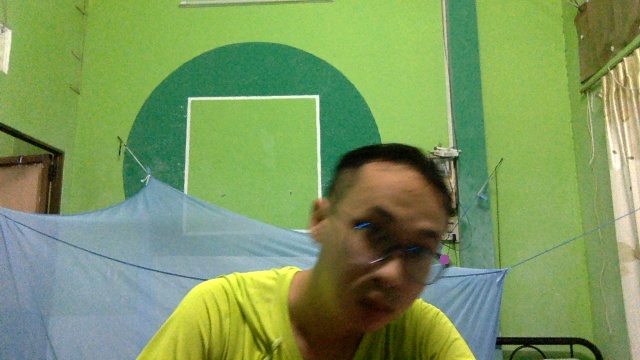
#> input picture Image/old_frame.jpg, 640 x 360 px
$ jupyter execute CheckShiTomasi.ipynb
#> lines starting #> are read from the running program, lines starting #| are printed output that depends on the picture
[cell 1]
import PIL as pil
from matplotlib import pyplot as plt
import numpy as np
import math
from datetime import datetime
import cv2

[cell 2]
# Define some common functions
def img2array(img):
    nrow = img.size[1]
    ncol = img.size[0]
    img_map = img.load()
    myarray = np.zeros([nrow,ncol,3], dtype=np.uint8)
    for i in range(nrow):
        for j in range(ncol):
            myarray[i,j,0] = img_map[j,i][0]
            myarray[i,j,1] = img_map[j,i][1]
            myarray[i,j,2] = img_map[j,i][2]
    return myarray

def rgb2gray(rgb):

    r, g, b = rgb[:,:,0], rgb[:,:,1], rgb[:,:,2]
    gray = 0.2989 * r + 0.5870 * g + 0.1140 * b

    return gray

feature_params = dict( maxCorners = 100,
                       qualityLevel = 0.3,
                       minDistance = 7,
                       blockSize = 7 )

# Parameters for lucas kanade optical flow
lk_params = dict( winSize = (15, 15),
                   maxLevel = 2,
                   criteria = (cv2.TERM_CRITERIA_EPS | cv2.TERM_CRITERIA_COUNT, 10, 0.03))

[cell 3]
orig_old = pil.Image.open("../../Image/old_frame.jpg")
#> orig_old is the input picture: PIL image 640x360 RGB; mean R, G, B 123.1, 151.2, 93.9
orig_new = pil.Image.open("../../Image/frame.jpg")
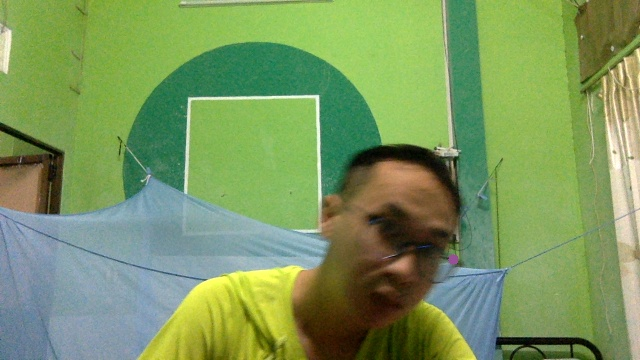
#> input picture Image/frame.jpg, 640 x 360 px
#> orig_new is the input picture: PIL image 640x360 RGB; mean R, G, B 123.3, 151.5, 94
oldimg = img2array(orig_old)
newimg = img2array(orig_new)
plt.imshow(oldimg)

[cell 4]
oldgray = rgb2gray(oldimg)
#> in rgb2gray, `r, g, b = rgb[:,:,0], rgb[:,:,1], rgb[:,:,2]`:
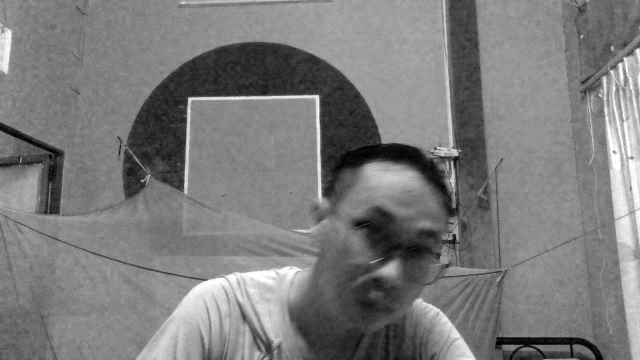
#> r: shape (360, 640); min 0, max 255, mean 123.1
#> in rgb2gray, `r, g, b = rgb[:,:,0], rgb[:,:,1], rgb[:,:,2]`:
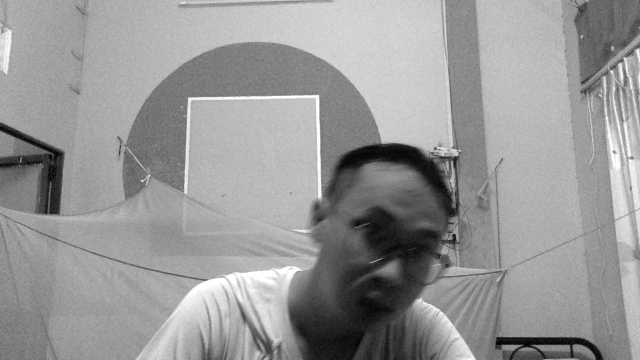
#> g: shape (360, 640); min 0, max 255, mean 151.2
#> in rgb2gray, `r, g, b = rgb[:,:,0], rgb[:,:,1], rgb[:,:,2]`:
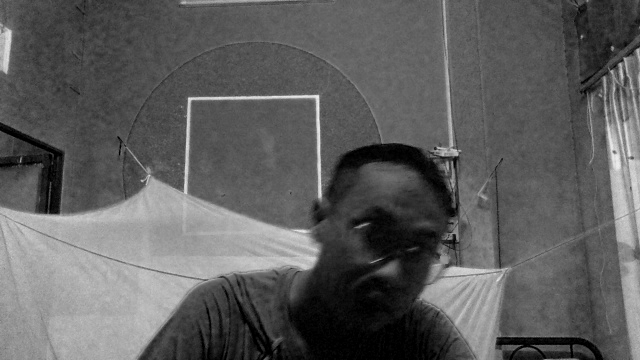
#> b: shape (360, 640); min 0, max 241, mean 93.9
#> in rgb2gray, `gray = 0.2989 * r + 0.5870 * g + 0.1140 * b`:
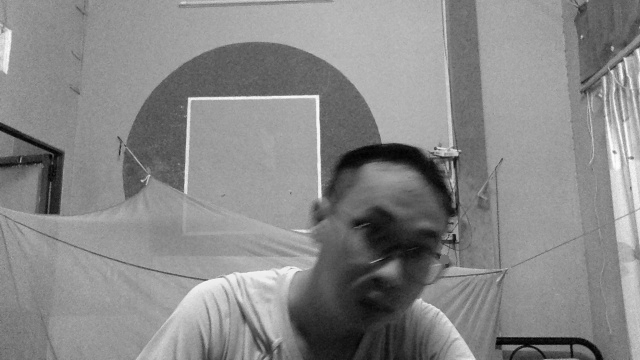
#> gray: shape (360, 640) float64; min 0.299, max 252.8, mean 136.3
newgray = rgb2gray(newimg)
#> in rgb2gray (call 2), `r, g, b = rgb[:,:,0], rgb[:,:,1], rgb[:,:,2]`:
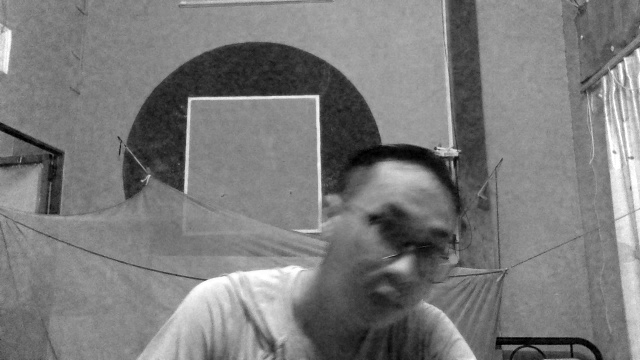
#> r: shape (360, 640); min 0, max 255, mean 123.3
#> in rgb2gray (call 2), `r, g, b = rgb[:,:,0], rgb[:,:,1], rgb[:,:,2]`:
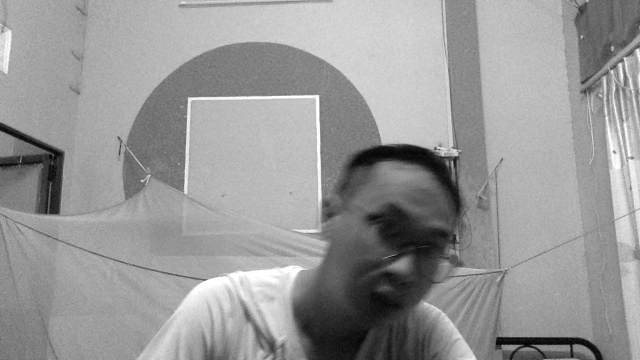
#> g: shape (360, 640); min 0, max 255, mean 151.5
#> in rgb2gray (call 2), `r, g, b = rgb[:,:,0], rgb[:,:,1], rgb[:,:,2]`:
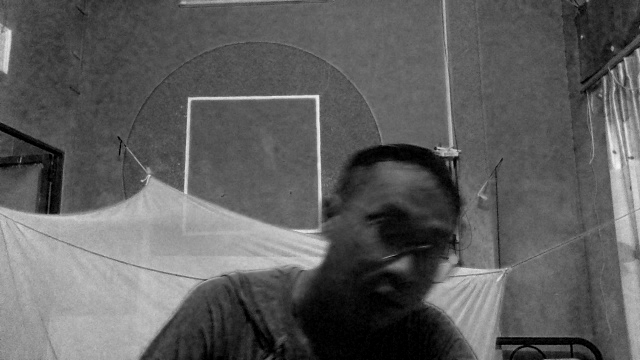
#> b: shape (360, 640); min 0, max 244, mean 94
#> in rgb2gray (call 2), `gray = 0.2989 * r + 0.5870 * g + 0.1140 * b`:
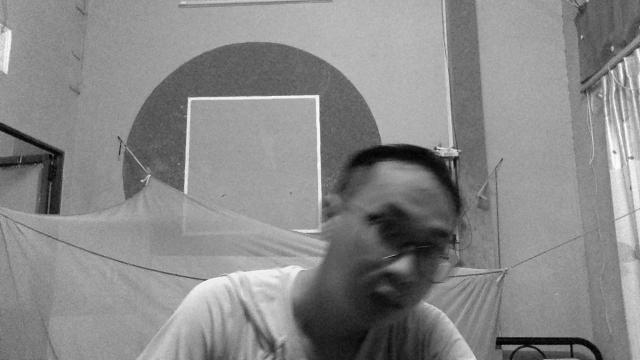
#> gray: shape (360, 640) float64; min 0.299, max 253.7, mean 136.5

# old vs. new
f, axarr = plt.subplots(1,2, figsize=(20, 20))
axarr[0].imshow(oldgray, cmap='gray')
axarr[1].imshow(newgray, cmap='gray')

[cell 5]
p0 = cv2.goodFeaturesToTrack(np.uint8(oldgray), mask = None, **feature_params)
#> p0 = 24 rows, first 8: [316, 97], [190, 99], [452, 236], [622, 60], [453, 159], [612, 70], [458, 152], [567, 347]
p1, st, err = cv2.calcOpticalFlowPyrLK(np.uint8(oldgray), np.uint8(newgray), p0, None, **lk_params)
#> p1 = 24 rows, first 8: [316, 97.01], [190, 99], [463, 237.2], [622, 59.97], [453, 159], [612, 69.92], [458, 152], [567.1, 347]; st = 24 values from 1 to 1; err = 24 values, max 36.43 at index 2, min 4.48 at index 0, mean 8.8

[cell 6]
good_old = p0[st==1]
#> good_old has the same summary as p0

[cell 7]
print(good_old)
#> (printed output is left out)
